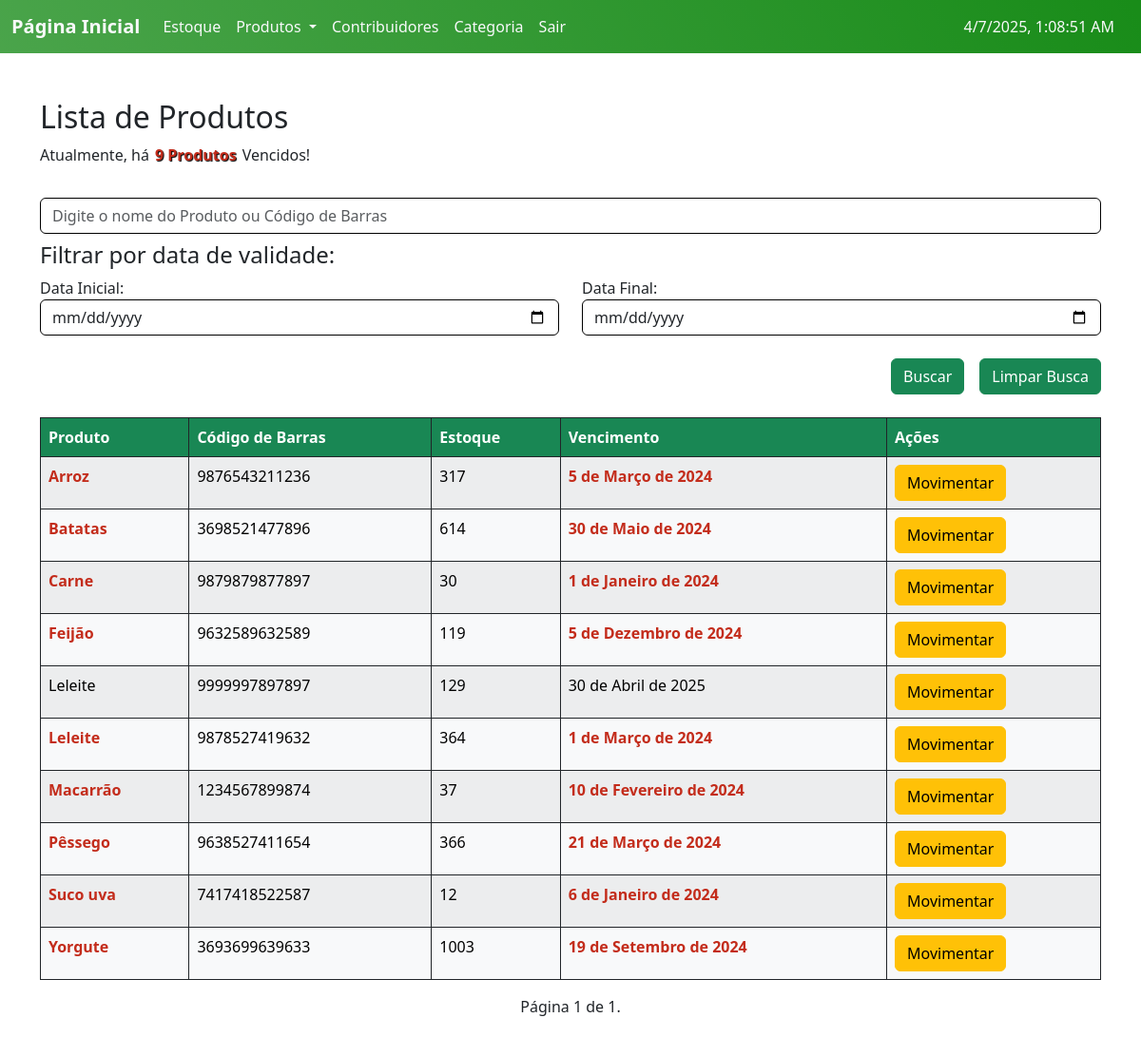
The app's page /Produtos/ (signed in) with its own data.
### ABSJ/models.py (models this page shows, shortened)
class Produto(models.Model):
    slug = models.SlugField(unique=True)
    user = models.ForeignKey(User, on_delete=models.CASCADE)
    categoria = models.ForeignKey(Categoria, on_delete=models.CASCADE, null=True)
    contribuidor = models.ForeignKey(Contribuidor, on_delete=models.CASCADE, null=True)
    produto = models.CharField(max_length=200)
    codigo = models.PositiveIntegerField(unique=True)
    estoque = models.PositiveIntegerField(default=0)
    validade = models.DateField()
    tempo_ultima_atualizacao = models.DateField(default=date.today)
    quantidade_dias = models.IntegerField(default=0)
    class Meta:
        ordering = ['produto']

### ABSJ/views.py (the view, shortened to what this page needs)
# urls.py: path('Produtos/', v.produtos, name='produtos'),
@login_required
def produtos(request):
    produtos = m.Produto.objects.all()
    busca = request.GET.get('busca')
    sDate = request.GET.get('start_date')
    eDate = request.GET.get('end_date')
    notifica = []
    notifica_prazo = []
    notifica_vencido = []
    hoje = date.today()
    for produto in produtos:
        diferenca = (produto.validade - hoje).days
        if diferenca <= 0:
            message = html.format_html('<span class="error-var">{}</span> venceu na data {}!', produto.produto, produto.validade.strftime('%d/%m/%Y'))
            notifica_vencido.append((produto, message))
            notifica.append(produto)
        elif 0 < diferenca <= 7:
            message = html.format_html('<span class="error-var">{}</span> está prestes a vencer na data {}!', produto.produto, produto.validade.strftime('%d/%m/%Y'))
            notifica_prazo.append((produto, message))
            notifica.append(produto)
    paginator = Paginator(produtos, 30)
    page = request.GET.get('page')
    try:
        produtos = paginator.page(page)
    except PageNotAnInteger:
        produtos = paginator.page(1)
    except EmptyPage:
        produtos = paginator.page(paginator.num_pages)
    return render (request, 'list_Produtos.html', {'notifica':notifica, 'notifica_prazo':notifica_prazo, 'notifica_vencido':notifica_vencido, 'produtos':produtos})

### templates/list_Produtos.html (shortened to what this page needs)
{% extends 'home.html' %}
{% load static %}
{% block content %}
<div class="container mt-5">
  <h2 class="mb-2">Lista de Produtos</h2>
  {% if notifica_prazo and notifica_vencido %}
  <p>Atualmente, há<button class="notificacao mb-3" onclick="togglePopup('vencido')">{{ notifica_vencido|length }} Produtos</button>Vencidos e<button class="notificacao" onclick="togglePopup('prazo')">{{ notifica_prazo|length }} Produtos</button>perto do Prazo de Vencimento!</p>
{% elif notifica_vencido %}
  <p>Atualmente, há<button class="notificacao mb-3" onclick="togglePopup('vencido')">{{ notifica_vencido|length }} Produtos</button>Vencidos!</p>
{% elif notifica_prazo  %}
  <p>Atualmente, há<button class="notificacao mb-3" onclick="togglePopup('prazo')">{{ notifica_prazo|length }} Produtos</button>perto do Prazo de Vencimento!</p>
{% endif %}
  <form action="{% url 'produtos' %}" method="GET">
    <input class="form-control mb-2" type="text" name="busca" placeholder="Digite o nome do Produto ou Código de Barras">
    <div class="row mb-4">
      <h4>Filtrar por data de validade:</h4>
        <div class="col-md-6">
          <label for="sdate">Data Inicial:</label>
          <input class="form-control" id="sdate" type="date" name="start_date">
        </div>
        <div class="col-md-6">
          <label for="edate">Data Final:</label>
          <input class="form-control" id="edate" type="date" name="end_date">
        </div>
    </div>
    <div class="d-flex justify-content-end mb-4">
      <input class="btn btn-success mx-3" type="submit" value="Buscar">
      <a class="btn btn-success" href="{% url 'produtos' %}">Limpar Busca</a>
    </div>
  </form>
  <div class="table-responsive">
    <table class="table table-striped table-bordered table-hover border-dark">
      <thead id="customTableHead" class="thead-dark table-custom">
        <tr>
          <th scope="col">Produto</th>
          <th scope="col">Código de Barras</th>
          <th scope="col">Estoque</th>
          <th scope="col">Vencimento</th>
          <th scope="col">Ações</th>
        </tr>
      </thead>
      <tbody>
        {% if produtos %}
          {% for p in produtos %}
            <tr class="table-light border-dark custom-links">
              <td><a href="{% url 'Produto_read' slug=p.slug %}" class="specific-link {% if p in notifica %} prazo {% endif %}">{{ p.produto }}</a></td>
              <td>{{ p.codigo }}</td>
              <td>{{ p.estoque }}</td>
              <td class=" {% if p in notifica %} prazo {% endif %}">{{ p.validade }}</td>
              <td><a class="btn btn-warning" href="{% url 'Movimento_produto' slug=p.slug %}">Movimentar</a></td>
            </tr>
          {% endfor %}
        {% else %}
          <tr>
            <td class="text-center p-5" colspan="5">Sem resultados encontrados :C</td>
          </tr>
        {% endif %}
      </tbody>
    </table>
    <div class="pagination">
      <span class="step-links">
          <span class="current">
              Página {{ produtos.number }} de {{ produtos.paginator.num_pages }}.
          </span>
      </span>
    </div>
  </div>
</div>
{% endblock %}

### static/css/styles.css (style rules this page uses)
body { min-width: 365px; }
.notificacao { text-decoration: none; font-weight: bold; color: #C32C1B; text-shadow: 1px 1px 1px #000; border: 0; background-color: inherit; }
.prazo { color: #C32C1B !important; font-weight: bold; }
.pagination { margin-bottom: 20px; }
.step-links { position: relative; margin: 0 auto; }
.step-links .current { margin: 0 5px; }
input.form-control, select.form-select { border-color: #000000; }
.custom-links .specific-link { text-decoration: none; }
.custom-links .specific-link { color: initial }
#customTableHead th { background-color: #198754; color: #fff; }

### records on screen
Produto: produto "Arroz", codigo "9876543211236", estoque "317", validade "5 de Março de 2024"
Produto: produto "Batatas", codigo "3698521477896", estoque "614", validade "30 de Maio de 2024"
Produto: produto "Carne", codigo "9879879877897", estoque "30", validade "1 de Janeiro de 2024"
Produto: produto "Feijão", codigo "9632589632589", estoque "119", validade "5 de Dezembro de 2024"
Produto: produto "Leleite", codigo "9999997897897", estoque "129", validade "30 de Abril de 2025"
Produto: produto "Leleite", codigo "9878527419632", estoque "364", validade "1 de Março de 2024"
Produto: produto "Macarrão", codigo "1234567899874", estoque "37", validade "10 de Fevereiro de 2024"
Produto: produto "Pêssego", codigo "9638527411654", estoque "366", validade "21 de Março de 2024"
Produto: produto "Suco uva", codigo "7417418522587", estoque "12", validade "6 de Janeiro de 2024"
Produto: produto "Yorgute", codigo "3693699639633", estoque "1003", validade "19 de Setembro de 2024"

### other values on screen
{{ notifica_vencido|length }} "9"
{{ produtos.number }} "1"
{{ produtos.paginator.num_pages }} "1"
